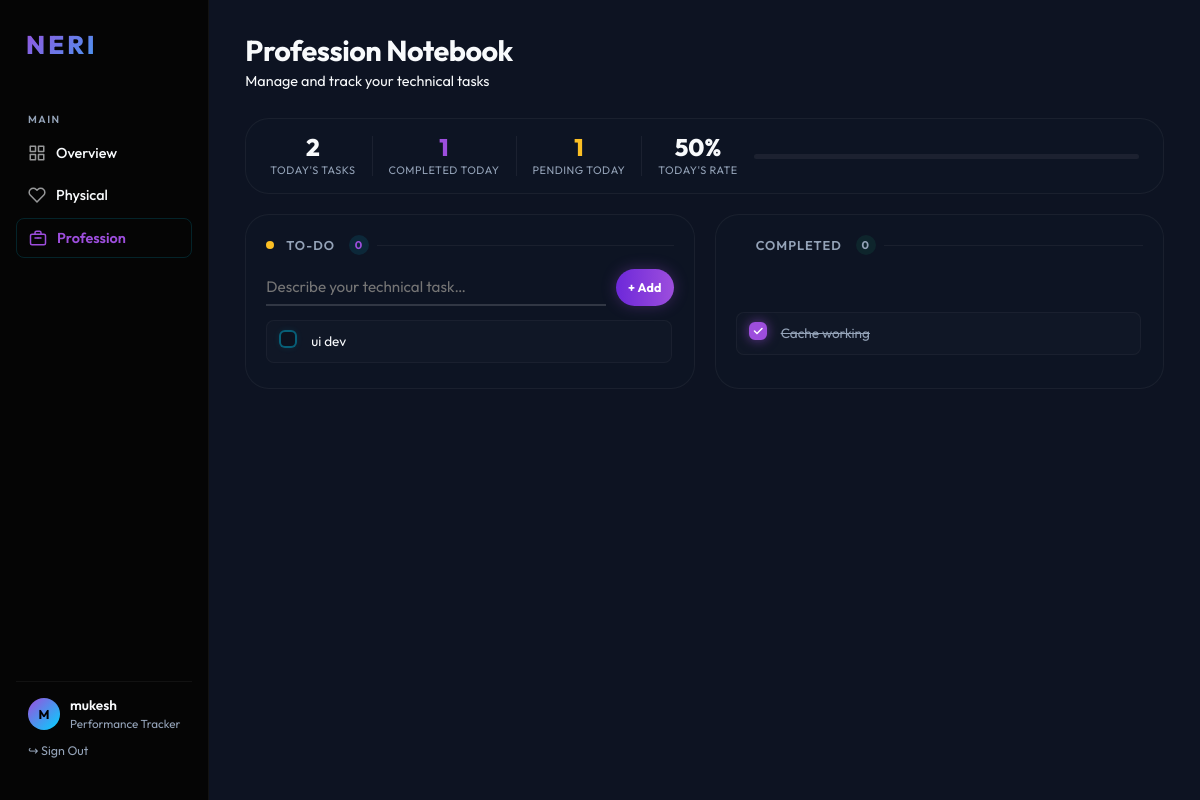
Page /profession (signed in) on the committed database.
### tables this page shows
CREATE TABLE users (
    id INTEGER PRIMARY KEY AUTOINCREMENT,
    username TEXT UNIQUE NOT NULL,
    password_hash TEXT NOT NULL,
    height REAL,
    weight REAL,
    blood_group TEXT,
    bmi REAL,
    daily_water_target_liters REAL DEFAULT 2.5
);

CREATE TABLE profession_tasks (
    id INTEGER PRIMARY KEY AUTOINCREMENT,
    user_id INTEGER NOT NULL,
    title TEXT NOT NULL,
    is_completed BOOLEAN DEFAULT 0,
    created_at TIMESTAMP DEFAULT CURRENT_TIMESTAMP, task_date DATE,
    FOREIGN KEY (user_id) REFERENCES users (id)
);

### app.py (the view)
@app.route('/profession')
@login_required
def profession():
    db = get_db()
    uid = session['user_id']
    today = datetime.date.today().isoformat()
    all_prof_tasks = db.execute(
        'SELECT * FROM profession_tasks WHERE user_id = ? ORDER BY is_completed ASC, created_at DESC', (uid,)
    ).fetchall()
    today_tasks = [t for t in all_prof_tasks if t['task_date'] == today]
    past_pending = [t for t in all_prof_tasks if t['task_date'] < today and not t['is_completed']]
    prof_stats = db.execute('SELECT * FROM profession_stats WHERE user_id = ?', (uid,)).fetchone()
    return render_template('profession.html',
                           today_tasks=today_tasks,
                           past_pending=past_pending,
                           prof_stats=prof_stats,
                           today=today)

### app.py (called while the page is built)
@app.teardown_appcontext
def teardown_app_context(exception):
    close_connection(exception)

@app.context_processor
def inject_user():
    user = None
    if 'user_id' in session:
        db = get_db()
        user = db.execute('SELECT * FROM users WHERE id = ?', (session['user_id'],)).fetchone()
    return dict(current_user=user)

def login_required(f):
    from functools import wraps
    @wraps(f)
    def decorated_function(*args, **kwargs):
        if 'user_id' not in session:
            return redirect(url_for('login'))
        return f(*args, **kwargs)
    return decorated_function

### database.py (called while the page is built)
def get_db():
    db = getattr(g, '_database', None)
    if db is None:
        db = g._database = sqlite3.connect(DATABASE)
        db.row_factory = sqlite3.Row
    return db

def close_connection(exception):
    db = getattr(g, '_database', None)
    if db is not None:
        db.close()

### templates/profession.html (shortened to what this page needs)
{% extends "base.html" %}
{% block content %}
<div class="page-header fade-in">
    <h1>Profession Notebook</h1>
    <p>Manage and track your technical tasks</p>
</div>
<div class="profession-stats-bar fade-in">
    <div class="pstat-box">
        <div class="pstat-val" id="statTotal">{{ today_tasks|length }}</div>
        <div class="pstat-lbl">Today's Tasks</div>
    </div>
    <div class="pstat-box">
        <div class="pstat-val cyan" id="statDone">{{ today_tasks|selectattr('is_completed')|list|length }}</div>
        <div class="pstat-lbl">Completed Today</div>
    </div>
    <div class="pstat-box">
        <div class="pstat-val amber" id="statPending">{{ today_tasks|rejectattr('is_completed')|list|length }}</div>
        <div class="pstat-lbl">Pending Today</div>
    </div>
    <div class="pstat-box">
        <div class="pstat-val success" id="statPct">
            {% if today_tasks|length > 0 %}
            {{ ((today_tasks|selectattr('is_completed')|list|length) / (today_tasks|length) * 100)|round|int }}%
            {% else %}0%{% endif %}
        </div>
        <div class="pstat-lbl">Today's Rate</div>
    </div>
    <div class="pstat-progress-wrap">
        <div class="pstat-progress-track">
            <div class="pstat-progress-fill" id="statBar" style="width:
                {% if today_tasks|length > 0 %}{{ ((today_tasks|selectattr('is_completed')|list|length) / (today_tasks|length) * 100)|int }}%
                {% else %}0%{% endif %};">
            </div>
        </div>
    </div>
</div>
<div class="notebook-main-grid fade-in">
    <div class="notebook-col">
        <div class="notebook-header-row">
            <div class="section-title" style="margin:0;">
                <span class="nb-dot pending-dot"></span> To-Do
                <span class="nb-count" id="todoBadge">{{ prof_tasks|rejectattr('is_completed')|list|length }}</span>
            </div>
        </div>
        <div class="task-input-row" style="margin-bottom:14px;">
            <input type="text" id="newProfTaskInput" placeholder="Describe your technical task…"
                style="flex:1; margin:0;" onkeydown="if(event.key==='Enter'){event.preventDefault(); addProfTask();}">
            <button class="btn btn-sm" onclick="addProfTask()">+ Add</button>
        </div>
        <ul class="prof-task-list" id="profTodoList">
            {% set todo_tasks = today_tasks | rejectattr('is_completed') | list %}
            {% for pt in todo_tasks %}
            <li class="prof-task-item" data-id="{{ pt.id }}">
                <div class="ptask-check" onclick="toggleProfTask({{ pt.id }}, this)"></div>
                <span class="ptask-text" contenteditable="true" onblur="editProfTask({{ pt.id }}, this)"
                    onkeydown="if(event.key==='Enter'){event.preventDefault(); this.blur();}">{{ pt.title }}</span>
            </li>
            {% else %}
            <li class="task-empty" id="todoEmptyMsg">Nothing in the queue. Add a technical task above!</li>
            {% endfor %}
        </ul>
    </div>
    <div class="notebook-col">
        <div class="notebook-header-row">
            <div class="section-title" style="margin:0;">
                <span class="nb-dot done-dot"></span> Completed
                <span class="nb-count nb-count-done" id="doneBadge">{{ prof_tasks|selectattr('is_completed')|list|length
                    }}</span>
            </div>
        </div>
        <ul class="prof-task-list" id="profDoneList" style="margin-top: 57px;">
            {% set done_tasks = today_tasks | selectattr('is_completed') | list %}
            {% for pt in done_tasks %}
            <li class="prof-task-item done" data-id="{{ pt.id }}">
                <div class="ptask-check checked" onclick="toggleProfTask({{ pt.id }}, this)">
                    <svg width="10" height="10" viewBox="0 0 10 10" fill="none">
                        <path d="M1.5 5l2.5 2.5 5-5" stroke="#000" stroke-width="1.5" stroke-linecap="round" />
                    </svg>
                </div>
                <span class="ptask-text done-text" contenteditable="false">{{ pt.title }}</span>
            </li>
            {% else %}
            <li class="task-empty" id="doneEmptyMsg">Completed tasks appear here. Keep pushing!</li>
            {% endfor %}
        </ul>
    </div>
</div>
{% endblock %}

### templates/base.html (shortened to what this page needs)
<!DOCTYPE html>
<html lang="en">
<head>
    <link rel="stylesheet" href="{{ url_for('static', filename='css/style.css') }}?v=1.5">
</head>
<body>
    <div class="container">
        <nav class="sidebar">
            <div class="logo">NERI</div>
            <div class="nav-section-label">Main</div>
            <ul class="nav-links">
                <li>
                    <a href="{{ url_for('overview') }}"
                        class="{{ 'active' if request.endpoint == 'overview' else '' }}">
                        <svg class="nav-icon" viewBox="0 0 24 24" fill="none" stroke="currentColor" stroke-width="2"
                            stroke-linecap="round" stroke-linejoin="round">
                            <rect x="3" y="3" width="7" height="7" />
                            <rect x="14" y="3" width="7" height="7" />
                            <rect x="3" y="14" width="7" height="7" />
                            <rect x="14" y="14" width="7" height="7" />
                        </svg>
                        Overview
                    </a>
                </li>
                <li>
                    <a href="{{ url_for('physical') }}"
                        class="{{ 'active' if request.endpoint == 'physical' else '' }}">
                        <svg class="nav-icon" viewBox="0 0 24 24" fill="none" stroke="currentColor" stroke-width="2"
                            stroke-linecap="round" stroke-linejoin="round">
                            <path
                                d="M20.84 4.61a5.5 5.5 0 0 0-7.78 0L12 5.67l-1.06-1.06a5.5 5.5 0 0 0-7.78 7.78l1.06 1.06L12 21.23l7.78-7.78 1.06-1.06a5.5 5.5 0 0 0 0-7.78z" />
                        </svg>
                        Physical
                    </a>
                </li>
                <li>
                    <a href="{{ url_for('profession') }}"
                        class="{{ 'active' if request.endpoint == 'profession' else '' }}">
                        Profession
                    </a>
                </li>
            </ul>
            {% if current_user %}
            <div class="sidebar-user">
                <div style="display:flex; align-items:center; gap: 10px;">
                    <div class="sidebar-avatar">{{ current_user['username'][0].upper() }}</div>
                    <div>
                        <div class="user-name">{{ current_user['username'] }}</div>
                        <div class="user-role">Performance Tracker</div>
                    </div>
                </div>
                <a href="{{ url_for('logout') }}"
                    style="display:block; margin-top:12px; font-size:0.78rem; color:var(--text-muted); text-decoration:none; transition: color 0.2s;"
                    onmouseover="this.style.color='#ef4444'" onmouseout="this.style.color='var(--text-muted)'">
                    ↪ Sign Out
                </a>
            </div>
            {% endif %}
        </nav>
        <main class="main-content">
            {% block content %}{% endblock %}
        </main>
    </div>
</body>
</html>

### templates/profession.html (style rules this page uses)
.profession-stats-bar { display: flex; align-items: center; gap: 0; background: var(--bg-card); border: 1px solid rgba(255, 255, 255, 0.05); border-radius: var(--radius-lg); padding: 16px 24px; margin-bottom: 20px; flex-wrap: wrap; gap: 16px; }
.pstat-box { text-align: center; }
.pstat-val { font-size: 1.5rem; font-weight: 800; color: var(--text-color); line-height: 1; margin-bottom: 4px; }
.pstat-val.cyan { color: var(--primary-color); }
.pstat-val.amber { color: #fbbf24; }
.pstat-val.success { color: var(--success-color); }
.pstat-lbl { font-size: 0.68rem; color: var(--text-muted); text-transform: uppercase; letter-spacing: 0.5px; }
.pstat-progress-wrap { flex: 1; min-width: 120px; }
.pstat-progress-track { height: 5px; background: rgba(255, 255, 255, 0.06); border-radius: 10px; overflow: hidden; }
.pstat-progress-fill { height: 100%; background: linear-gradient(90deg, var(--primary-color), var(--success-color)); border-radius: 10px; transition: width 0.8s ease; }
.notebook-main-grid { display: grid; grid-template-columns: 1fr 1fr; gap: 20px; }
.notebook-col { background: var(--bg-card); border: 1px solid rgba(255, 255, 255, 0.05); border-radius: var(--radius-lg); padding: 20px; }
.notebook-header-row { margin-bottom: 14px; }
.nb-dot { display: inline-block; width: 8px; height: 8px; border-radius: 50%; margin-right: 4px; vertical-align: middle; flex-shrink: 0; }
.pending-dot { background: #fbbf24; }
.done-dot { background: var(--success-color); }
.nb-count { display: inline-flex; align-items: center; justify-content: center; min-width: 20px; height: 20px; padding: 0 5px; background: rgba(0, 212, 255, 0.1); color: var(--primary-color); border-radius: 10px; font-size: 0.7rem; font-weight: 700; margin-left: 6px; }
.nb-count-done { background: rgba(16, 185, 129, 0.1); color: var(--success-color); }
.prof-task-list { list-style: none; max-height: 55vh; overflow-y: auto; padding-right: 2px; }
.prof-task-item { display: flex; align-items: flex-start; gap: 10px; padding: 9px 12px; border-radius: var(--radius-sm); border: 1px solid rgba(255, 255, 255, 0.04); background: rgba(255, 255, 255, 0.015); margin-bottom: 5px; transition: var(--transition); }
.ptask-text { flex: 1; font-size: 0.85rem; color: var(--text-secondary); border: none; background: transparent; outline: none; cursor: text; line-height: 1.4; padding: 2px 4px; border-radius: 4px; transition: background 0.15s; min-width: 0; }
.ptask-text.done-text { text-decoration: line-through; color: var(--text-muted); cursor: default; }

### rows in the picture
users: username "M", username "mukesh"
profession_tasks: title "ui dev"
profession_tasks: title "Cache working"

### other values in the picture
{{ today_tasks|length }} "2"
{{ today_tasks|selectattr('is_completed')|list|length }} "1"
{{ today_tasks|rejectattr('is_completed')|list|length }} "1"
{{ prof_tasks|rejectattr('is_completed')|list|length }} "0"
{{ prof_tasks|selectattr('is_completed')|list|length }} "0"
